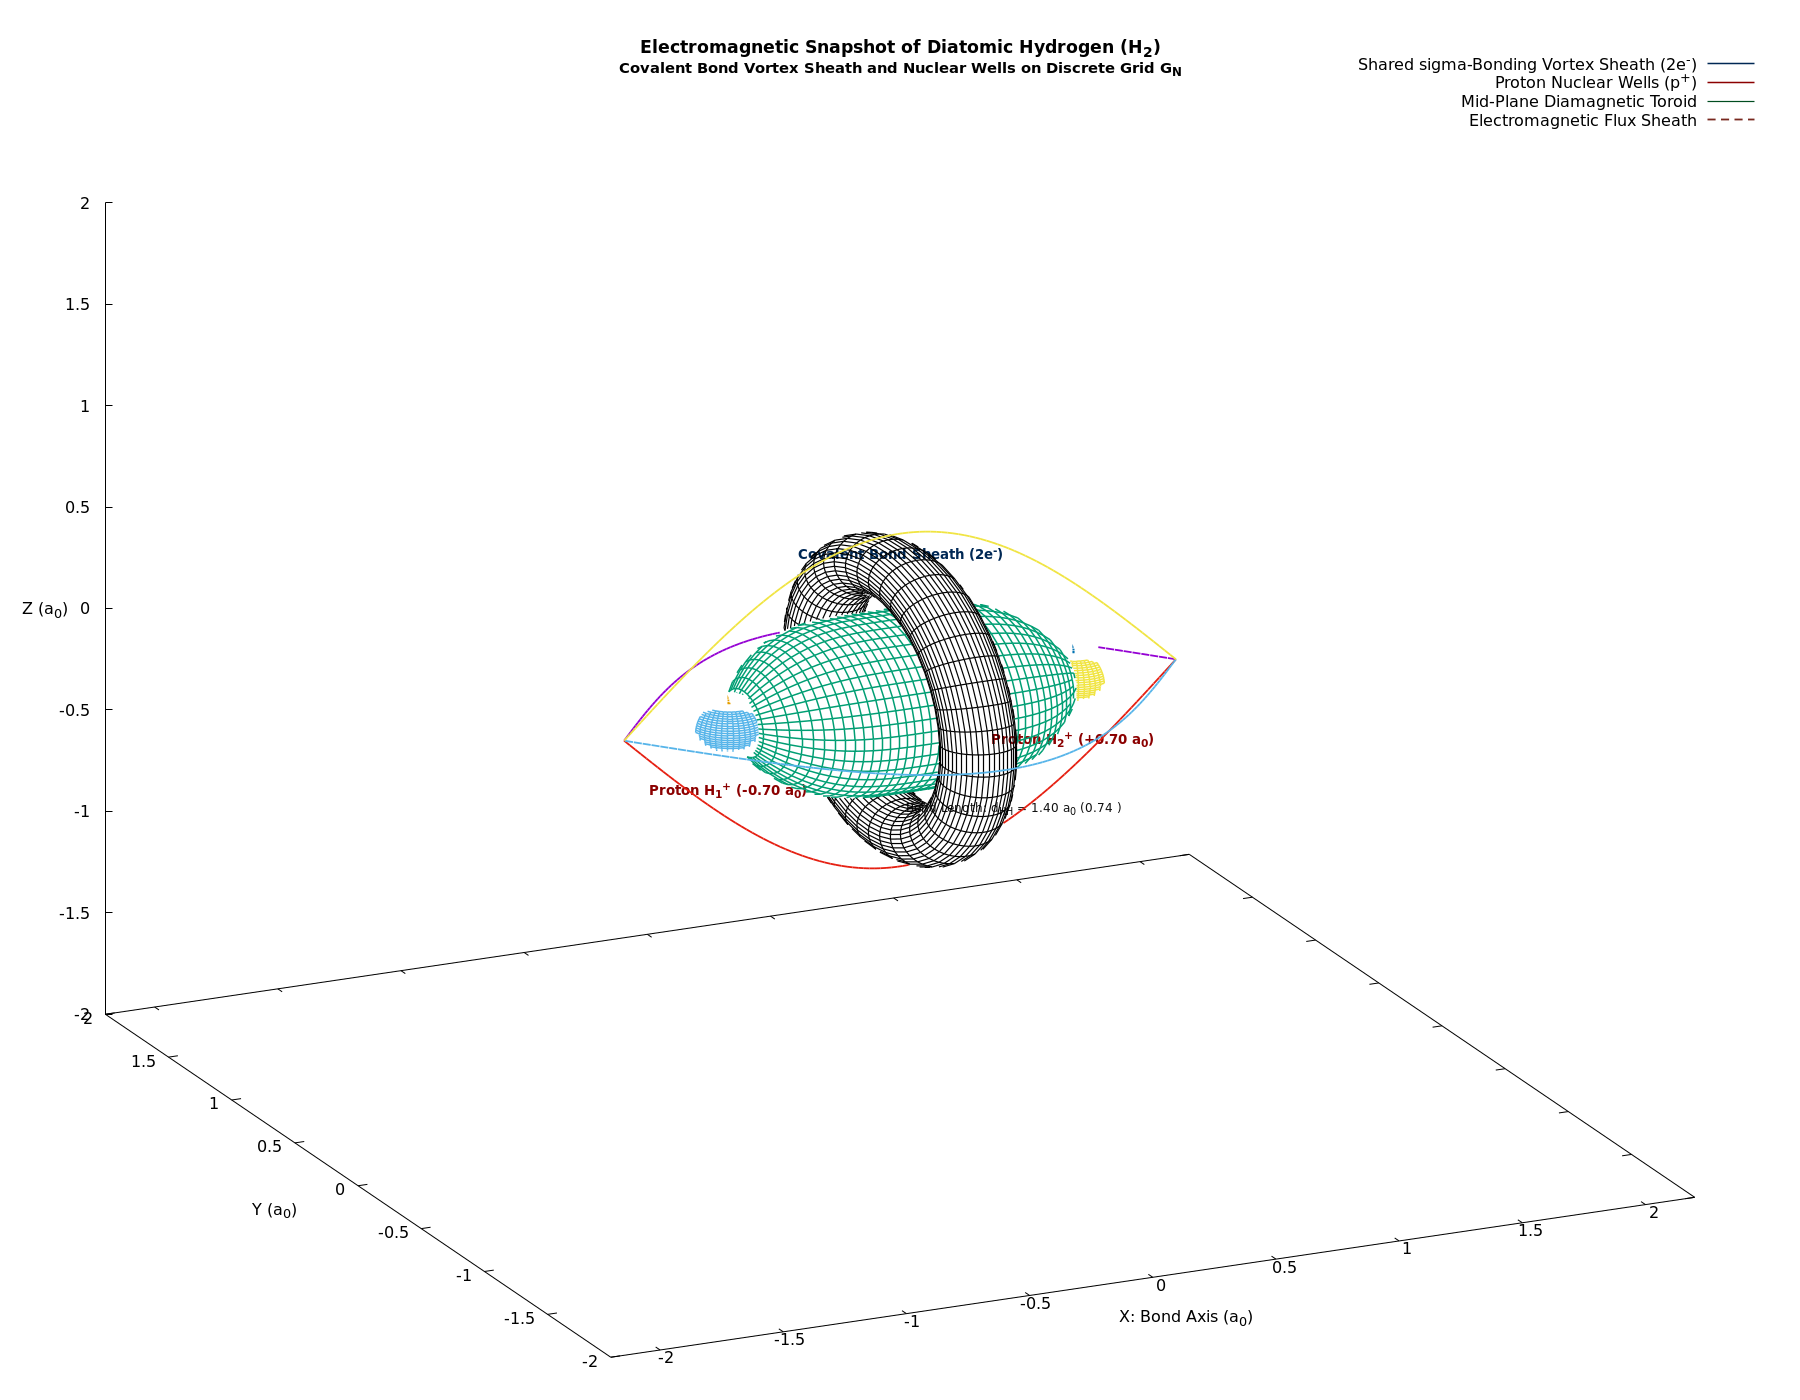

Reproduce this figure in gnuplot.
# Gnuplot script: 3D High-Detail Wireframe Snapshot of Diatomic Hydrogen (H2)
# Depicts the discrete electromagnetic architecture of the covalent H-H bond on G_N:
# - Two positive proton potential wells at internuclear equilibrium separation d_HH = 1.40 a_0
# - The interlocking cylindrical dual-vortex sigma bonding tube confining the shared electron pair
# - Diamagnetic screening current toroids and bridging flux filaments
# Pure wireframe meshwork with hidden-line removal; no surface shading.

reset

if (exists("OUTFILE")) {
    set terminal pngcairo size 1800,1400 font "Sans,12"
    set output OUTFILE
}

set title "Electromagnetic Snapshot of Diatomic Hydrogen (H_2)\n{/*0.85Covalent Bond Vortex Sheath and Nuclear Wells on Discrete Grid G_N}" font "Sans-Bold,13" offset 0,-0.5

set parametric
set hidden3d
unset pm3d
set surface

set isosamples 44, 44
set urange [0:2*pi]
set vrange [0:2*pi]

set xlabel "X: Bond Axis (a_0)" offset -1,-0.5
set ylabel "Y (a_0)" offset 1,-0.5
set zlabel "Z (a_0)" offset 1,0
set xrange [-2.2:2.2]
set yrange [-2.0:2.0]
set zrange [-2.0:2.0]
set xyplane at -2.0
set view 65, 335, 1.2, 1.0

# Physical constants in atomic units (a_0 ~ 0.529177 Angstrom)
# Equilibrium bond length d_HH = 1.40 a_0 (~0.741 Angstrom)
d_HH = 1.40
x_p1 = -d_HH / 2.0
x_p2 =  d_HH / 2.0

# 1. Proton Nuclear Core Wells
r_p = 0.15
x_prot1(u, v) = x_p1 + r_p * sin(u/2.0) * cos(v)
y_prot1(u, v) = r_p * sin(u/2.0) * sin(v)
z_prot1(u, v) = r_p * cos(u/2.0)

x_prot2(u, v) = x_p2 + r_p * sin(u/2.0) * cos(v)
y_prot2(u, v) = r_p * sin(u/2.0) * sin(v)
z_prot2(u, v) = r_p * cos(u/2.0)

# 2. Interlocking Covalent Sigma Bonding Electron Tube (Shared Pair Vortex)
# Spans from x_p1 to x_p2 with maximum bulge at the internuclear midpoint (x = 0)
u_norm(u) = u / (2.0 * pi)
x_pos(u)  = x_p1 + u_norm(u) * d_HH
r_bond(u) = 0.48 * (sin(u_norm(u) * pi)**0.65) * (1.0 + 0.15 * cos(2.0 * u_norm(u) * pi))

x_bond(u, v) = x_pos(u)
y_bond(u, v) = r_bond(u) * cos(v)
z_bond(u, v) = r_bond(u) * sin(v)

# 3. Outer Diamagnetic Screening Toroid at Mid-plane (x = 0)
R_mid = 0.62
r_mid = 0.14
x_mid(u, v) = r_mid * cos(v)
y_mid(u, v) = (R_mid + r_mid * sin(v)) * cos(u)
z_mid(u, v) = (R_mid + r_mid * sin(v)) * sin(u)

# 4. 1D Longitudinal Electromagnetic Flux Filaments (Screening Lines of Force)
set samples 100
set table $FLUX_BOUND1
plot [t=0:1] (1.6 * (t - 0.5) * d_HH), (0.82 * sin(t * pi))
unset table

# Wireframe Line Styles
set style line 1 lc rgb "#002855" lw 1.5              # Deep blue: Shared covalent electron pair sheath
set style line 2 lc rgb "#8b0000" lw 1.5              # Red: Proton nuclear loci
set style line 3 lc rgb "#004d20" lw 1.2              # Green: Mid-plane diamagnetic screening toroid
set style line 4 lc rgb "#78281f" dt (18, 12) lw 1.8  # Distinct Dashed Orange: Outer flux boundary

# Labels for atomic loci
set label 1 "Proton H_1^+ (-0.70 a_0)" at x_p1, 0, -0.32 center font "Sans-Bold,10" tc rgb "#8b0000"
set label 2 "Proton H_2^+ (+0.70 a_0)" at x_p2, 0, -0.32 center font "Sans-Bold,10" tc rgb "#8b0000"
set label 3 "Covalent Bond Sheath (2e^-)" at 0, 0, 0.72 center font "Sans-Bold,10" tc rgb "#002855"
set label 4 "Bond Length: d_{HH} = 1.40 a_0 (0.74 {\305})" at 0, -0.9, -0.15 center font "Sans,9" tc rgb "#111111"

# Plot components
splot x_bond(u, v),  y_bond(u, v),  z_bond(u, v)  with lines ls 1 title "Shared \\sigma-Bonding Vortex Sheath (2e^-)", \
      x_prot1(u, v), y_prot1(u, v), z_prot1(u, v) with lines ls 2 title "Proton Nuclear Wells (p^+)", \
      x_prot2(u, v), y_prot2(u, v), z_prot2(u, v) with lines ls 2 notitle, \
      x_mid(u, v),   y_mid(u, v),   z_mid(u, v)   with lines ls 3 title "Mid-Plane Diamagnetic Toroid", \
      $FLUX_BOUND1 using 1:2:(0.0) with lines ls 4 title "Electromagnetic Flux Sheath", \
      $FLUX_BOUND1 using 1:(-$2):(0.0) with lines ls 4 notitle, \
      $FLUX_BOUND1 using 1:(0.0):2 with lines ls 4 notitle, \
      $FLUX_BOUND1 using 1:(0.0):(-$2) with lines ls 4 notitle

if (!exists("OUTFILE")) {
    pause mouse close
}
